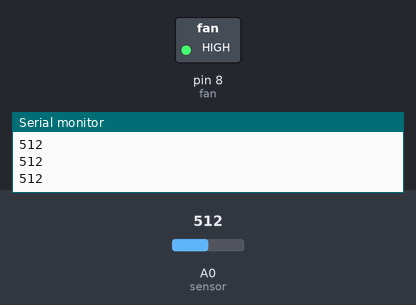
Simulated run of this sketch. Board: Arduino Uno, built with avr-gcc and run on an emulated ATmega328P. Shown: switched loads named in the sketch (green lamp = pin HIGH), the last lines printed to the serial monitor. Inputs (shaded band) come from the test bench; at power-on: A0 (sensor) = 512.

Above: at 1.2 s.
1.3 s: A0 (sensor) set to 217
2.8 s: A0 (sensor) set to 192
At 3.3 s:
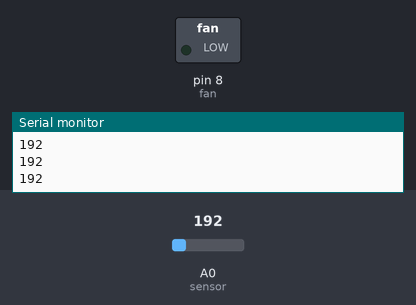
4.3 s: A0 (sensor) set to 210
At 4.7 s:
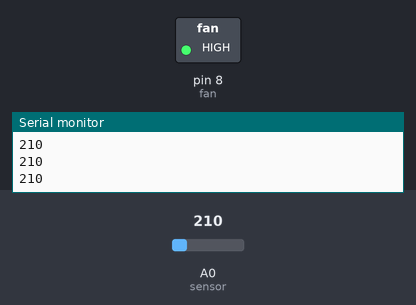
5.8 s: A0 (sensor) set to 190
At 7.2 s:
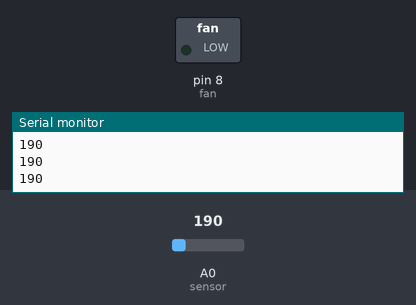
Timing chart, 0 to 8.3 s (numbered marks = the images above; inputs shaded):
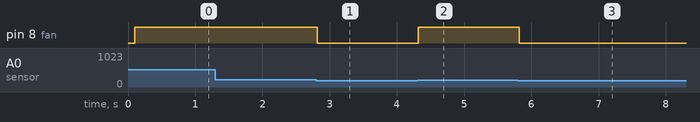

The sketch:

sensor_asap.ino
```cpp
#define sensor A0
#define fan 8

void setup() {
  Serial.begin(9600);

  pinMode(sensor,INPUT);
  pinMode(fan, OUTPUT);


}

void loop() {
  Serial.println(analogRead(sensor));
  delay(100);

  if (analogRead(sensor)>=200){

    digitalWrite(fan,HIGH);
  }
  else{
    digitalWrite(fan,LOW);
  }

}
```

Measured:
- the behaviour switches between 200 and 199 on A0 (sensor) (found by bisection; images 0 and 1)
- after the input at 2.8 s, pin 8 (fan): HIGH → LOW at once
- after the input at 4.3 s, pin 8 (fan): LOW → HIGH at once
- after the input at 5.8 s, pin 8 (fan): HIGH → LOW at once
